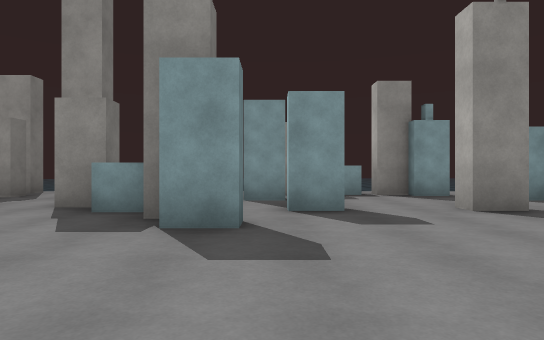
view 1 (above)

24 first-person views from a walk through a Unity game level. The camera is 1.2 m above the floor, looks level and sees 75° across. The floor is counted in squares, 2 m on a side. Each view is taken from the middle of a square. On the plan, view 1 faces up. The plan holds only what a view shows up to about 10 squares ahead; the rest is blank. The place goes on beyond the plan. Surface patterns are stand-ins for the level's own textures.

view 2
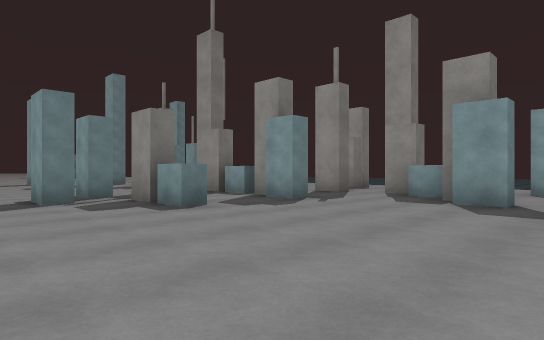

view 3
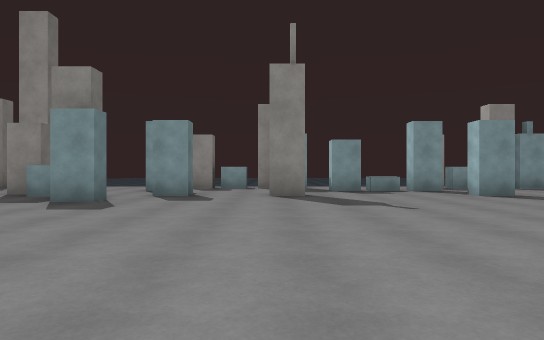

view 4
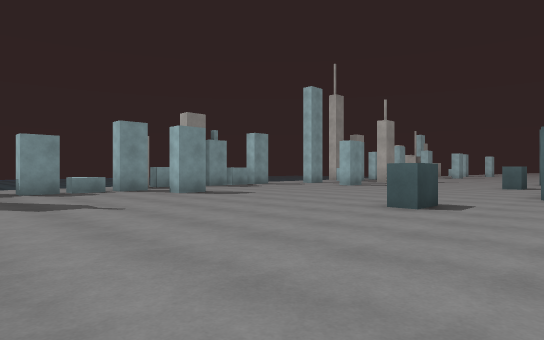

view 5
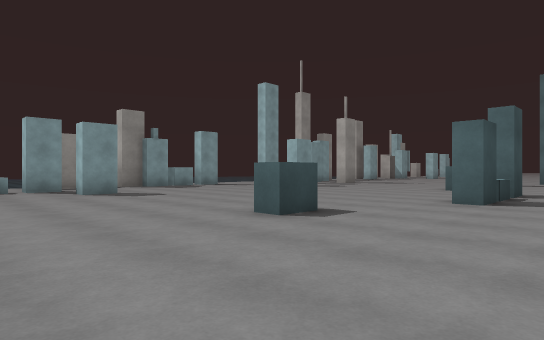

view 6
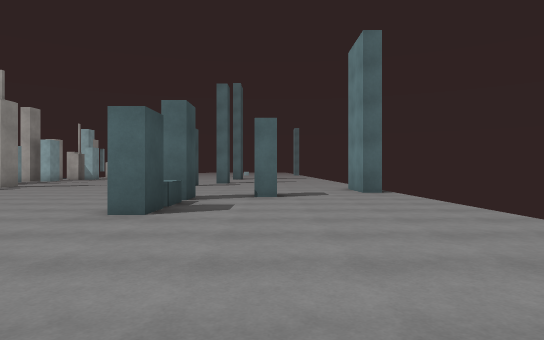

view 7
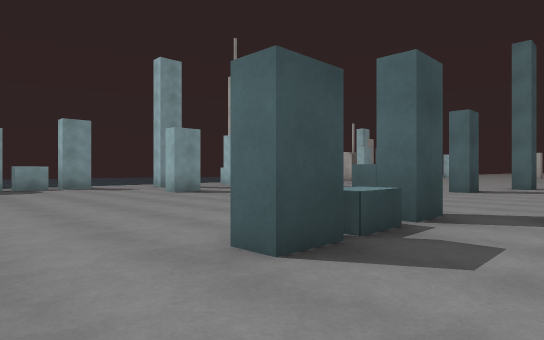

view 8
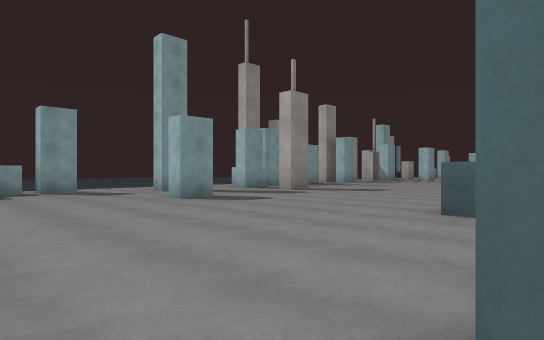

view 9
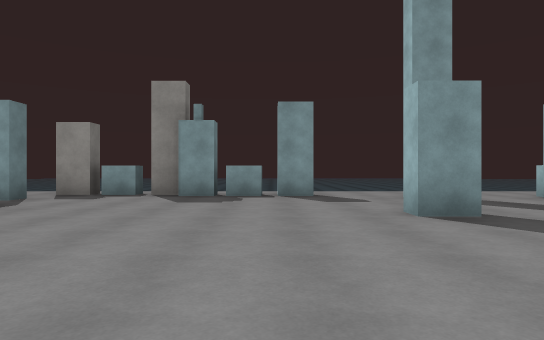

view 10
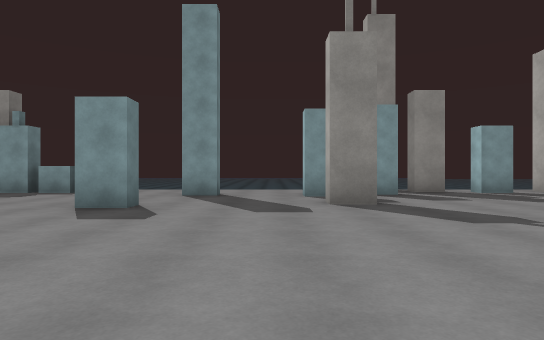

view 11
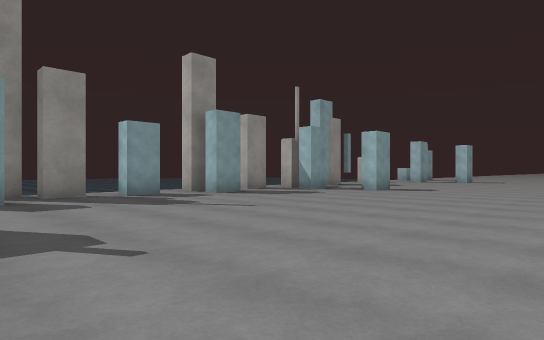

view 12
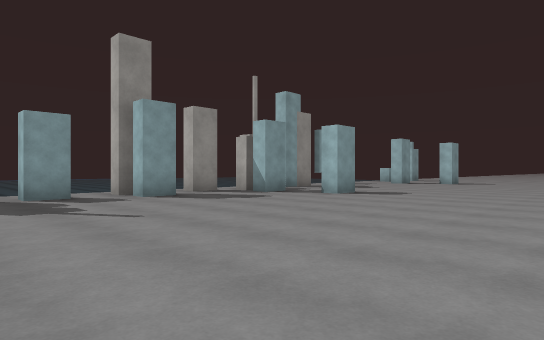

view 13
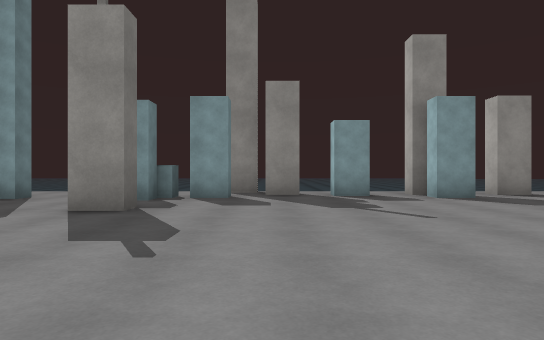

view 14
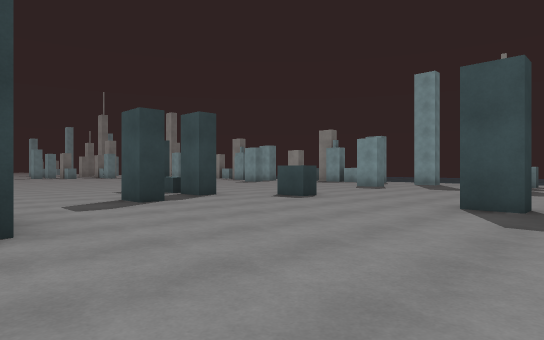

view 15
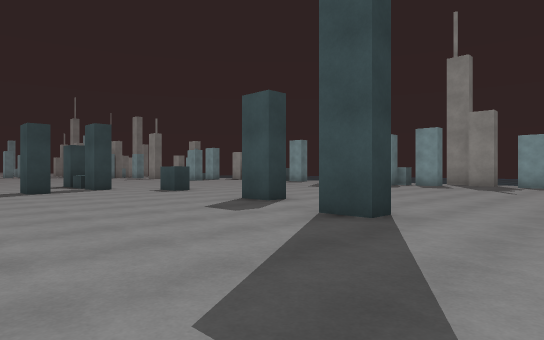

view 16
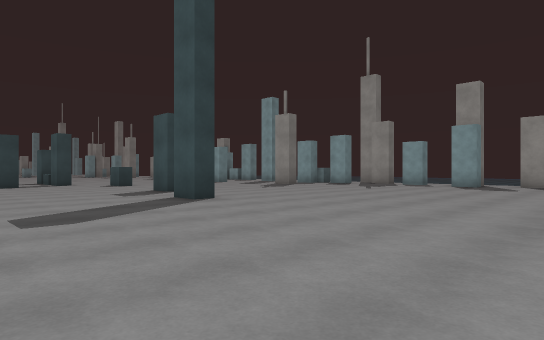

view 17
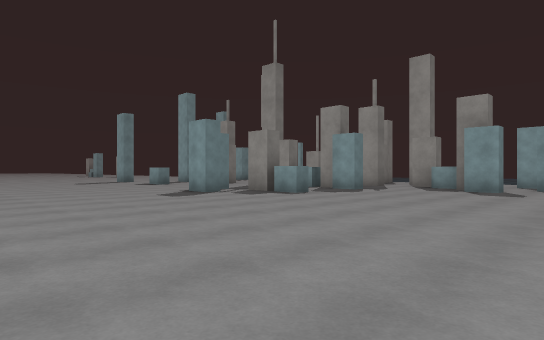

view 18
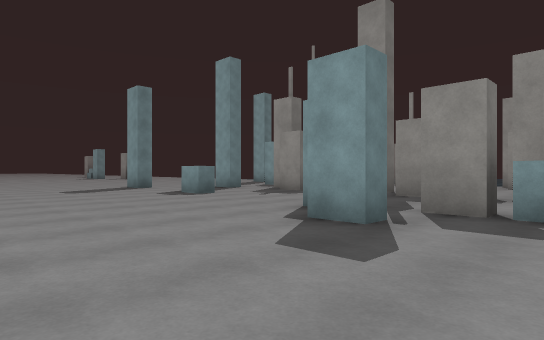

view 19
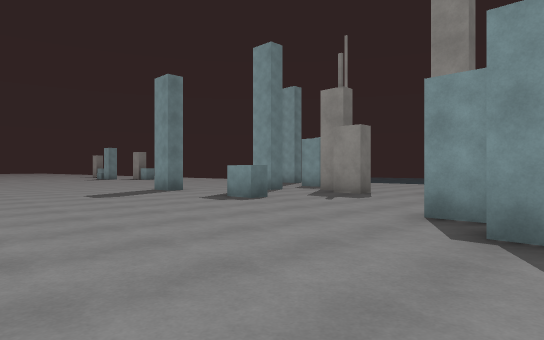

view 20
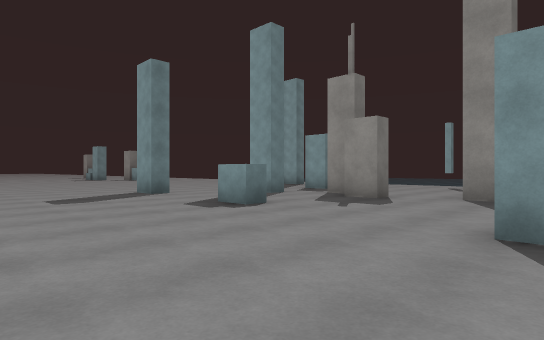

view 21
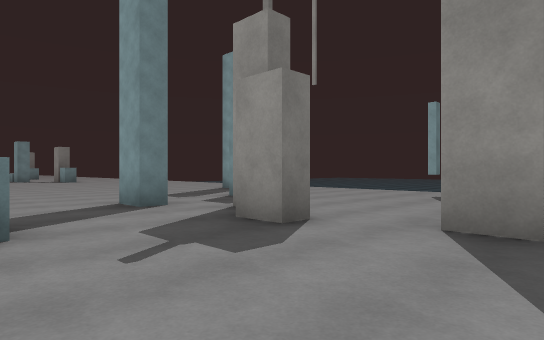

view 22
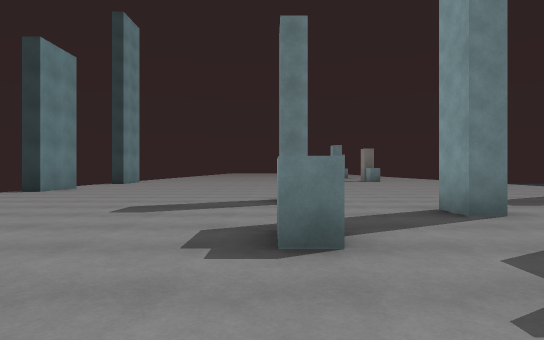

view 23
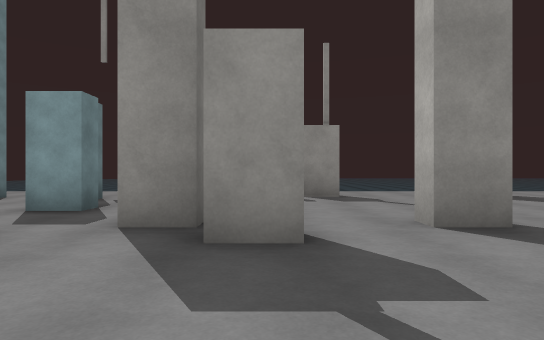

view 24
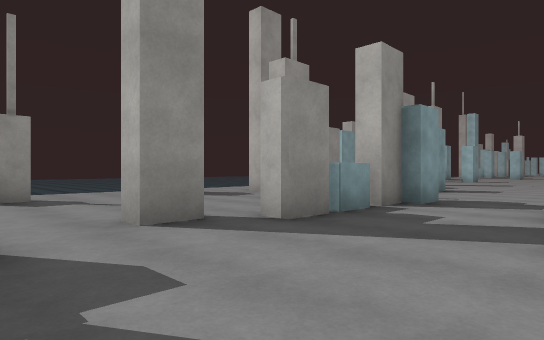

### Floor plan
Key: @ floor where view 1 was taken; # wall or solid block; x gap in a wall; . floor; ≈ liquid the walk keeps out of; B block.
Columns run from 19 left of view 1 to 30 right of it. Each row starts with its distance up from view 1.
 10  ≈  ≈  ≈  ≈≈≈≈ ≈          ≈     ≈≈≈≈  ≈≈x≈≈≈≈
  9  .. . ... ...#..    #B#   .#Bx#..........#...#.#.
  8   .......#.. #.      .##......#Bx.....BB#..#.#..#
  7  .#.#....... ..#  .#....#B#........#.............
  6  ...............# ................................
  5   ...#........#.BB .#.#....#......#..............#
  4 .......#..#.......#...............................
  3 .....#..#...#B##..................................
  2 ..................................................
  1   ................................................
  0 ...#...B....##BB...@.............................
 -1 ............##..............B......B....#........
 -2 ...............................#Bx........#......
 -3 ..................................................
 -4 ......................  ..........#...............
 -5 .....    .............     .......................
 -6 ...        ...........      ......................
 -7 #.               .....       .......##....

Where each view was taken, in squares from view 1:
view 1: 0 up, 0 right, facing up
view 2: 3 down, 1 right, facing up-left
view 3: 3 down, 3 right, facing up
view 4: 3 down, 3 right, facing up-right
view 5: 4 down, 5 right, facing up-right
view 6: 4 down, 7 right, facing right
view 7: 4 down, 10 right, facing up-right
view 8: 2 down, 11 right, facing up-right
view 9: 0 up, 13 right, facing up
view 10: 1 down, 18 right, facing up
view 11: 0 up, 20 right, facing up-right
view 12: 0 up, 22 right, facing up-right
view 13: 0 up, 22 right, facing up
view 14: 7 down, 22 right, facing up-left
view 15: 6 down, 26 right, facing up-left
view 16: 6 down, 30 right, facing up-left
view 17: 7 down, 2 right, facing up-left
view 18: 5 down, 4 left, facing up-left
view 19: 5 down, 6 left, facing up-left
view 20: 4 down, 7 left, facing up-left
view 21: 0 up, 8 left, facing up-left
view 22: 0 up, 9 left, facing left
view 23: 0 up, 11 left, facing up
view 24: 0 up, 11 left, facing up-right
